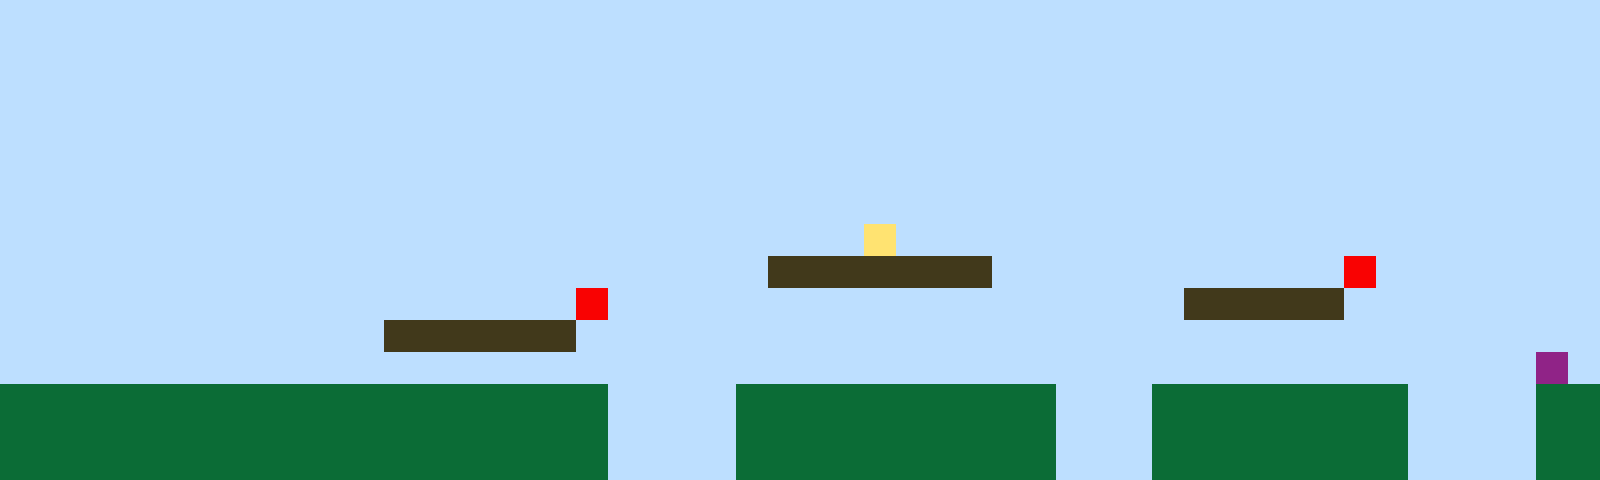

Rendered tile map (Tiled .tmx) drawn with the repository's tilesets; below, a short description and the full map source, tile grids included:
An orthogonal 50x15 tile map with 32x32 px tiles, 1 tile layer (Tile Layer 1).

<map version="1.10" tiledversion="1.11.2" orientation="orthogonal" renderorder="right-up" width="50" height="15" tilewidth="32" tileheight="32" infinite="0" nextlayerid="2" nextobjectid="1"><editorsettings><export target="map1.csv" format="csv" /></editorsettings><tileset firstgid="1" name="sprites" tilewidth="32" tileheight="32" tilecount="6" columns="3"><image source="sprites.png" width="96" height="64" /></tileset><layer id="1" name="Tile Layer 1" width="50" height="15"><data encoding="csv">1,1,1,1,1,1,1,1,1,1,1,1,1,1,1,1,1,1,1,1,1,1,1,1,1,1,1,1,1,1,1,1,1,1,1,1,1,1,1,1,1,1,1,1,1,1,1,1,1,1,1,1,1,1,1,1,1,1,1,1,1,1,1,1,1,1,1,1,1,1,1,1,1,1,1,1,1,1,1,1,1,1,1,1,1,1,1,1,1,1,1,1,1,1,1,1,1,1,1,1,1,1,1,1,1,1,1,1,1,1,1,1,1,1,1,1,1,1,1,1,1,1,1,1,1,1,1,1,1,1,1,1,1,1,1,1,1,1,1,1,1,1,1,1,1,1,1,1,1,1,1,1,1,1,1,1,1,1,1,1,1,1,1,1,1,1,1,1,1,1,1,1,1,1,1,1,1,1,1,1,1,1,1,1,1,1,1,1,1,1,1,1,1,1,1,1,1,1,1,1,1,1,1,1,1,1,1,1,1,1,1,1,1,1,1,1,1,1,1,1,1,1,1,1,1,1,1,1,1,1,1,1,1,1,1,1,1,1,1,1,1,1,1,1,1,1,1,1,1,1,1,1,1,1,1,1,1,1,1,1,1,1,1,1,1,1,1,1,1,1,1,1,1,1,1,1,1,1,1,1,1,1,1,1,1,1,1,1,1,1,1,1,1,1,1,1,1,1,1,1,1,1,1,1,1,1,1,1,1,1,1,1,1,1,1,1,1,1,1,1,1,1,1,1,1,1,1,1,1,1,1,1,1,1,1,1,1,1,1,1,1,1,1,1,1,1,1,1,1,1,1,1,1,1,1,1,1,1,1,1,1,1,1,1,1,1,1,1,1,1,1,1,1,1,1,1,1,4,1,1,1,1,1,1,1,1,1,1,1,1,1,1,1,1,1,1,1,1,1,1,1,1,1,1,1,1,1,1,1,1,1,1,1,1,1,1,1,1,1,1,1,1,1,1,3,3,3,3,3,3,3,1,1,1,1,1,1,1,1,1,1,1,5,1,1,1,1,1,1,1,1,1,1,1,1,1,1,1,1,1,1,1,1,1,1,1,1,1,5,1,1,1,1,1,1,1,1,1,1,1,1,1,1,1,1,1,1,3,3,3,3,3,1,1,1,1,1,1,1,1,1,1,1,1,1,1,1,1,1,1,1,1,3,3,3,3,3,3,1,1,1,1,1,1,1,1,1,1,1,1,1,1,1,1,1,1,1,1,1,1,1,1,1,1,1,1,1,1,1,1,1,1,1,1,1,1,1,1,1,1,1,1,1,1,1,1,1,1,1,1,1,1,1,1,1,1,1,1,1,1,1,1,1,1,1,1,1,1,1,1,1,1,1,1,1,1,1,1,6,1,2,2,2,2,2,2,2,2,2,2,2,2,2,2,2,2,2,2,2,1,1,1,1,2,2,2,2,2,2,2,2,2,2,1,1,1,2,2,2,2,2,2,2,2,1,1,1,1,2,2,2,2,2,2,2,2,2,2,2,2,2,2,2,2,2,2,2,2,2,1,1,1,1,2,2,2,2,2,2,2,2,2,2,1,1,1,2,2,2,2,2,2,2,2,1,1,1,1,2,2,2,2,2,2,2,2,2,2,2,2,2,2,2,2,2,2,2,2,2,1,1,1,1,2,2,2,2,2,2,2,2,2,2,1,1,1,2,2,2,2,2,2,2,2,1,1,1,1,2,2</data></layer></map>
